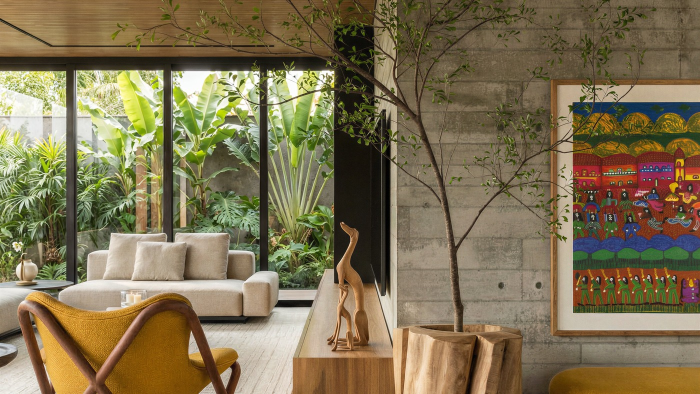
#> input picture Produção/_telas/reel06-cena6-7/assets/render-1.jpg, 1400 x 788 px (shown at 1/2 size)
$ python capa.py '../../../../Produção/_telas/reel06-cena6-7/assets/render-1.jpg' '../../../../Produção/_telas/reel06-cena6-7/assets/a_vazio.png' '../../../../Produção/_telas/reel06-cena6-7/assets/a_vazio.png' '../../../../Produção/_telas/reel06-cena6-7/assets/a_vazio.png' '../../../../Produção/_telas/reel06-cena6-7/assets/a_vazio.png'
#> lines starting #> are read from the running program, lines starting #| are printed output that depends on the picture
"""Thumb do reel (padrao-edicao.md, "Thumb"), aprovada no reel 01: a foto da Marilia escurecida, faixas verticais de
vidro escuro nas laterais, degradê embaixo, logo 9barra7 Academy branco centralizado no alto, pílula e título em duas
linhas (DM Sans Medium pequena + Rules Compressed Black grande, ambas brancas). Tudo dentro do recorte 3:4 da grade (y 240-1680).
A foto é um quadro de imagem/camera-edicao.mp4 (ffmpeg -ss <s> -frames:v 1), com ela sorrindo e olhando pra câmera.
Uso: capa.py <quadro.png> <saida.jpg> "<linha pequena>" "<LINHA GRANDE>" ["<pílula>"]"""
import sys
from PIL import Image, ImageDraw, ImageFilter, ImageFont, ImageOps, ImageEnhance
import os
KIT = os.path.normpath(os.path.join(os.path.dirname(os.path.abspath(__file__)), '..', '..', '..', '..', 'Produção', 'kit')) + '/'
W, H = 1080, 1920
foto, saida, L1, L2 = sys.argv[1:5]
PILULA = sys.argv[5] if len(sys.argv) > 5 else 'Render com IA'
z = 1.12
cam = Image.open(foto).convert('RGB')
#> cam is the input picture: PIL image 1400x788 RGB; mean R, G, B 127.4, 113.6, 81.2
c = cam.resize((int(W * z), int(H * z)), Image.LANCZOS)
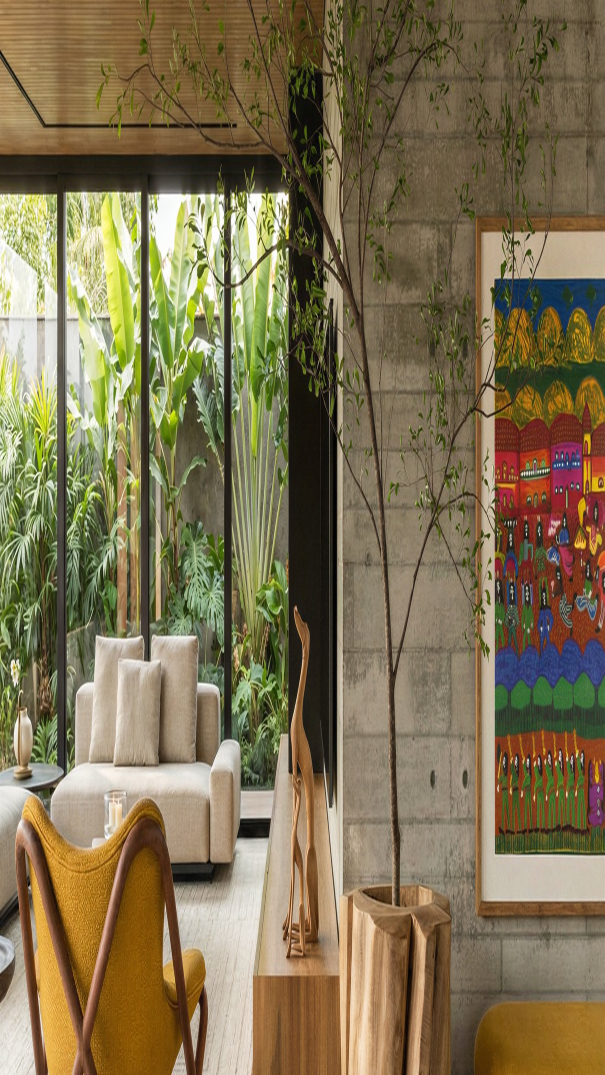
#> c: PIL image 1209x2150 RGB (shown at 1/2 size); mean R, G, B 127.3, 113.6, 81.2
oy = int(0.30 * (c.height - H))
#> oy = 69
img = c.crop(((c.width - W) // 2, oy, (c.width - W) // 2 + W, oy + H))
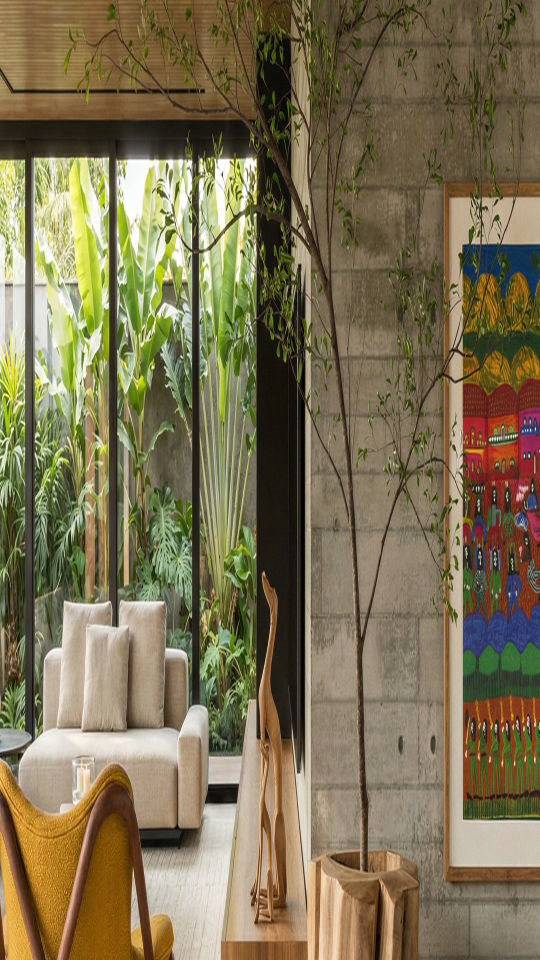
#> img: PIL image 1080x1920 RGB (shown at 1/2 size); mean R, G, B 125.2, 113.7, 82.4
# clima: menos brilho, um pouco mais de contraste, levemente dessaturado
img = ImageEnhance.Brightness(img).enhance(0.8)
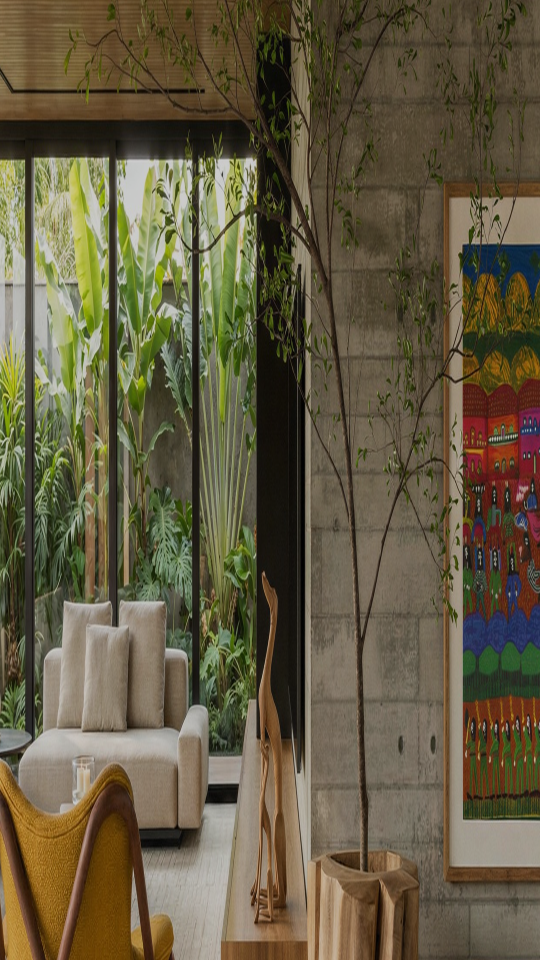
#> img: PIL image 1080x1920 RGB (shown at 1/2 size); mean R, G, B 99.7, 90.5, 65.5
img = ImageEnhance.Contrast(img).enhance(1.12)
img = ImageEnhance.Color(img).enhance(0.9)
base = img.convert('RGBA')
# faixas verticais de vidro escuro (as laterais mais escuras, o centro limpo pro rosto)
faixas = Image.new('RGBA', (W, H), (0, 0, 0, 0)); df = ImageDraw.Draw(faixas)
#> after `faixas = Image.new('RGBA', (W, H), (0, 0, 0, 0))`: faixas: PIL image 1080x1920 RGBA; every value is 0
for x0, x1, a in [(0, 150, 120), (150, 330, 70), (750, 930, 70), (930, 1080, 120)]:
    df.rectangle([x0, 0, x1, H], fill=(0, 0, 0, a))
    df.line([(x1, 0), (x1, H)], fill=(255, 255, 255, 14), width=2)
base.alpha_composite(faixas)
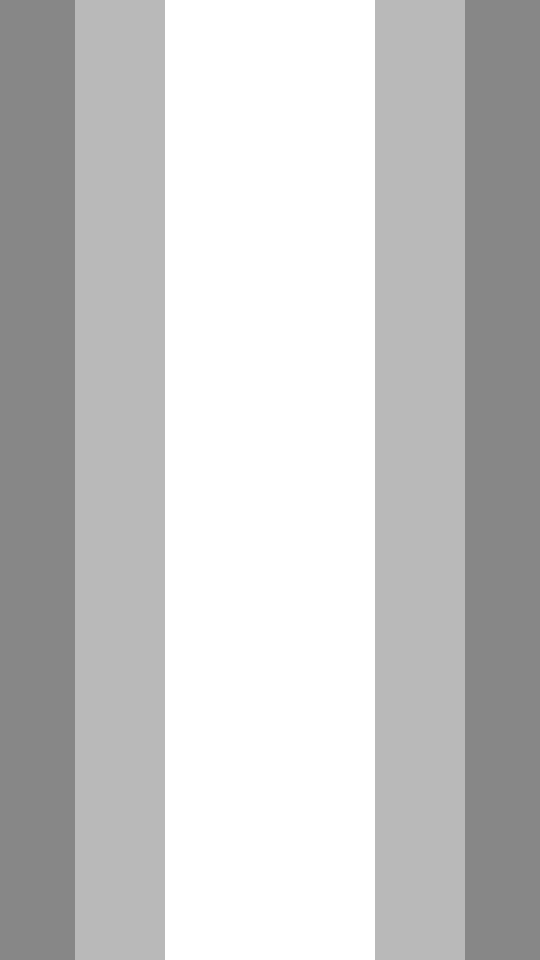
#> faixas: PIL image 1080x1920 RGBA (shown at 1/2 size); mean R, G, B, A 0.5, 0.5, 0.5, 56.7; transparent parts drawn white
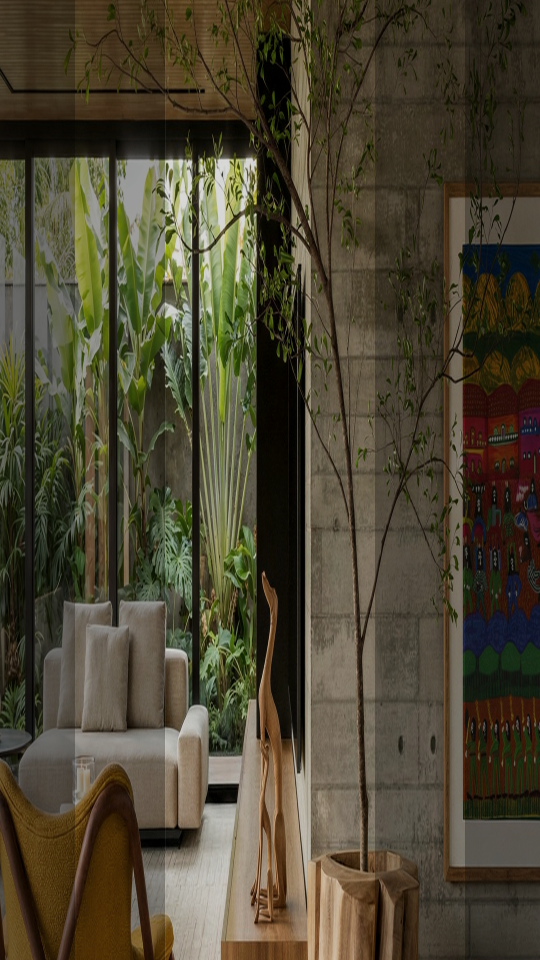
#> base: PIL image 1080x1920 RGBA (shown at 1/2 size); mean R, G, B, A 76.3, 69.6, 50.4, 255
# degradê: escuro no topo (logo) e forte embaixo (título)
g = Image.new('L', (1, H))
for y in range(H):
    t = y / H
    v = 110 * max(0, (0.18 - t) / 0.18) + 245 * max(0, (t - 0.52) / 0.48) ** 1.3
    g.putpixel((0, y), int(min(255, v)))
base.alpha_composite(Image.merge('RGBA', [Image.new('L', (W, H), 0)] * 3 + [g.resize((W, H))]))
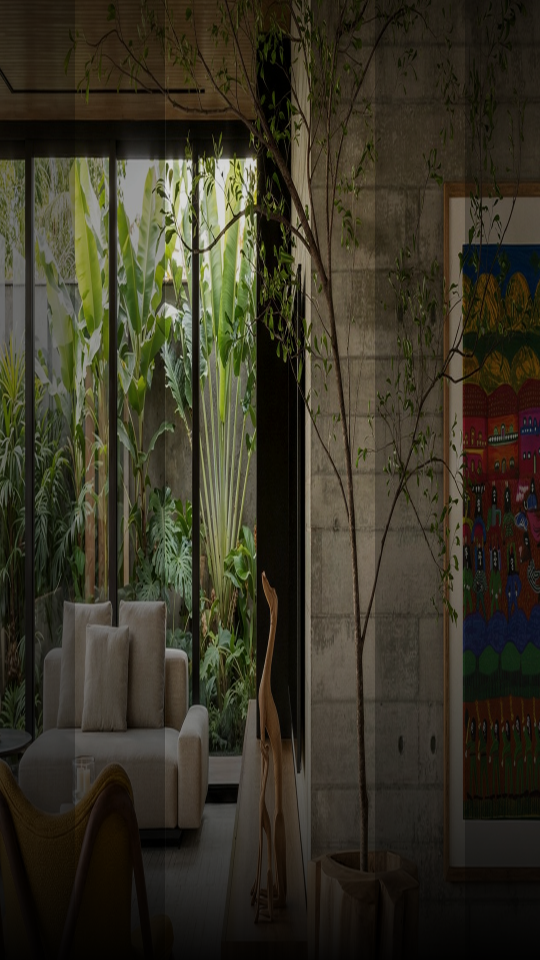
#> base: PIL image 1080x1920 RGBA (shown at 1/2 size); mean R, G, B, A 55.5, 51.8, 37.1, 255
d = ImageDraw.Draw(base)
# logo centralizado no topo (dentro do recorte 3:4 da grade: y >= 240), versão branca
#> (the run stopped early here; a loop or call above may not have finished)
